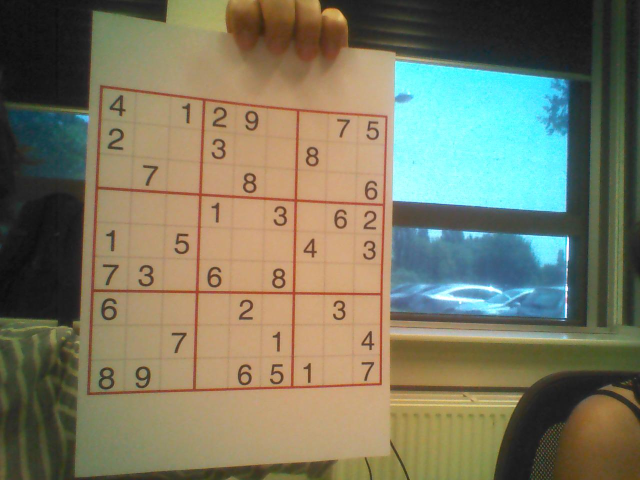
#> input picture sudoku-solver/sudoku.jpg, 1280 x 960 px (shown at 1/2 size)
$ python -i sudoku_image_parser.py   (imports and definitions only)   (older library calls are emulated)
#> lines starting #> are read from the running program, lines starting #| are printed output that depends on the picture
# Copyright 2013 Google Inc. All Rights Reserved.
#
# Licensed under the Apache License, Version 2.0 (the "License");
# you may not use this file except in compliance with the License.
# You may obtain a copy of the License at
#
#      http://www.apache.org/licenses/LICENSE-2.0
#
# Unless required by applicable law or agreed to in writing, software
# distributed under the License is distributed on an "AS IS" BASIS,
# WITHOUT WARRANTIES OR CONDITIONS OF ANY KIND, either express or implied.
# See the License for the specific language governing permissions and
# limitations under the License.

"""Parses a Sudoku puzzle image, converts the puzzle to a string of numbers.

Code modified from the following sources:
- http://goo.gl/baijxj
- http://goo.gl/8O3obH
"""

import cv2
import numpy as np


GREEN = (0, 255, 0)
SUDOKU_RESIZE = 450
NUM_ROWS = 9
JPEG_EXTENSION = '.jpeg'
TEXT_WEIGHT = 2
TEXT_SIZE = 1
XOFFSET = 20
YOFFSET = 35


class SudokuImageParser(object):
    """Parses a sudoku puzzle.

    Attributes:
        model: cv2.KNearest model trained with OCR data.
        image: numpy.ndarray of the original Sudoku image.
        resized_largest_square: numpy.ndarray of the largest square in the
            image.
        stringified_puzzle: The puzzle as a string of numbers.
    """

    def __init__(self):
        """Initialize the SudokuImageParser class and model."""

        self.model = self._get_model()

    # [60 lines left out: functions parse, draw_solution, _create_image_from_data, not called in this run]

    def _get_model(self):
        """Return the OCR model using training data and samples.

        Returns:
            Trained cv2.KNearest model.
        """

        samples = np.float32(np.loadtxt('training_data/feature_vector_pixels2.data'))
        responses = np.float32(np.loadtxt('training_data/samples_pixels2.data'))
        # Modify for opncv3
        #model = cv2.KNearest()
        model = cv2.ml.KNearest_create()
        model.train(samples, cv2.ml.ROW_SAMPLE, responses)
        return model

    # [202 lines left out: functions _find_largest_square, _get_puzzle, _get_major_contours, _angle_cos, _resize, _rectify, not called in this run]


class ImageError(Exception):
    """Raised when image could not be processed."""

>>> import cv2
>>> picture = cv2.imread('sudoku.jpg', cv2.IMREAD_GRAYSCALE)
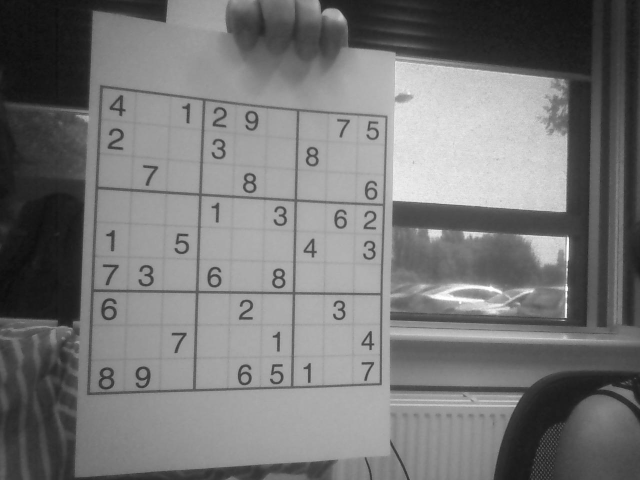
#> picture: shape (960, 1280) (shown at 1/2 size); min 12, max 255, mean 118.4
#> (the run stopped early here; a loop or call above may not have finished)
